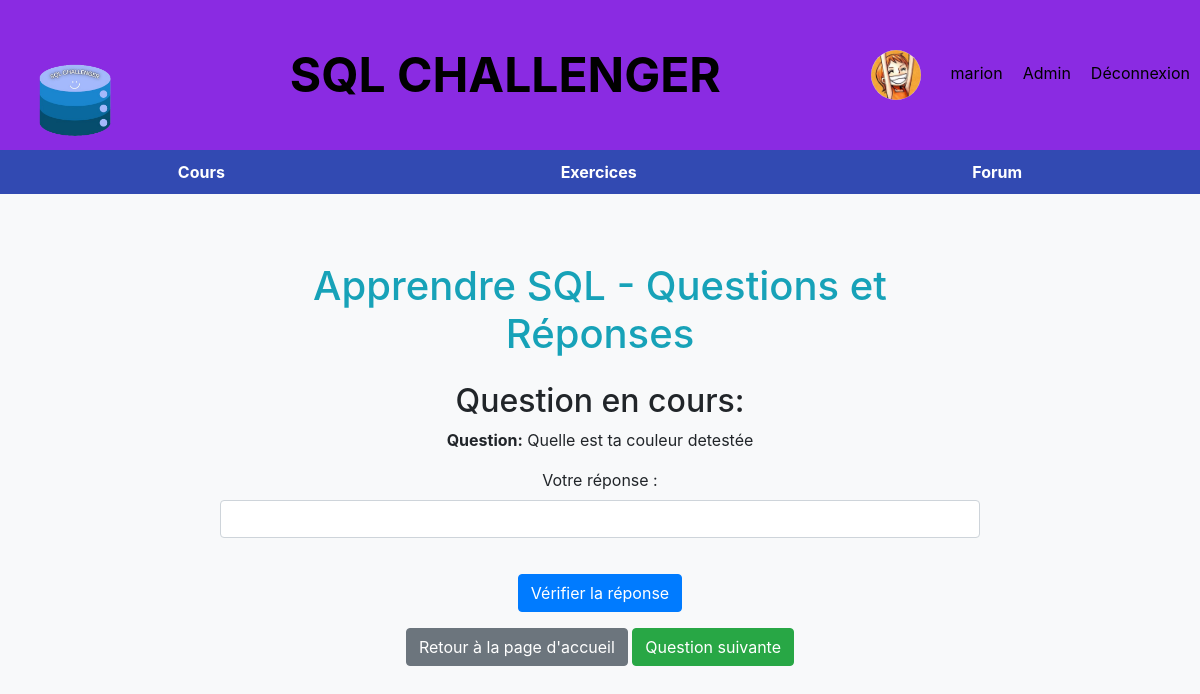
The app's page /exercices.php (signed in) with its own data.
### tables this page shows
CREATE TABLE "utilisateurs" (
	"id"	INTEGER,
	"nom"	TEXT,
	"prenom"	TEXT,
	"email"	TEXT,
	password TEXT, adresse TEXT, username TEXT, level INT DEFAULT 0, photo_path TEXT, admin BOOLEAN DEFAULT false,
	PRIMARY KEY("id")
);

CREATE TABLE questions (
    id INTEGER PRIMARY KEY,
    question TEXT,
    reponse TEXT
, level INTEGER default 0, bdd VARCHAR(150));

### header.php (called while the page is built, shortened)
<?php
if (isset($_SESSION['username'])) {
    $username = $_SESSION['username'];
    $bdd = new SQLite3('database.sqlite');
    $query = "SELECT photo_path, admin FROM utilisateurs WHERE username = :username";
    $stmt = $bdd->prepare($query);
    $stmt->bindParam(':username', $username, SQLITE3_TEXT);
    $result = $stmt->execute();
    $userData = $result->fetchArray(SQLITE3_ASSOC);
} else {
    header('Location: connexion.php');
    exit();
}
?>

### exercices.php (the view, shortened to what this page needs)
<?php
include('header.php');
$bdd = new SQLite3('database.sqlite');
$resultat = $bdd->query('SELECT * FROM questions');
$questionIndex = $_SESSION['question_index'];
if (isset($_SESSION['questions'][$questionIndex])) {
    $currentQuestion = $_SESSION['questions'][$questionIndex];
} else {
    header("Location: index.php");
    exit;
}
?>
<!DOCTYPE html>
<html lang="en">
<head>
    <link rel="stylesheet" href="https://stackpath.bootstrapcdn.com/bootstrap/4.5.2/css/bootstrap.min.css">
    <link rel="stylesheet" href="style/header_menu.css">
</head>
<body>
    <div class="header">
        <div class="logo">
            <img src="img/logo.png" alt="Logo SQL CHALLENGER">
        </div>
        <div class="header-title text-center">SQL CHALLENGER</div>
        <div class="header-links">
            <?php
            if (isset($_SESSION['username'])) {
                if (!empty($userData['photo_path'])) {
                    echo '<img src="' . $userData['photo_path'] . '" alt="Photo de profil" class="profile-photo">';
                }
                echo '<a href="account.php">' . $username . '</a>';
                if ($userData['admin']) {
                    echo '<a href="back_office.php">Admin</a>';
                }
                echo '<a href="logout.php">Déconnexion</a>';
            } else {
                echo '<a href="connexion.php">Connexion</a>';
                echo '<a href="inscription.php">Inscription</a>';
            }
            ?>
        </div>
    </div>
    <div class="menu">
        <a href="cours.php">Cours</a>
        <a href="exercices.php">Exercices</a>
        <a href="forum.php">Forum</a>
    </div>
    <div class="container mt-5">
        <h1 class="text-center text-info mb-4">Apprendre SQL - Questions et Réponses</h1>
        <?php
        echo '<h2>Question en cours:</h2>';
        echo '<p><strong>Question:</strong> ' . $currentQuestion['question'] . '</p>';
        ?>
        <form action="exercices.php" method="post">
            <div class="form-group">
                <label for="reponse">Votre réponse :</label>
                <input type="text" class="form-control" id="reponse" name="reponse" required>
            </div>
            <button type="submit" class="btn btn-primary">Vérifier la réponse</button>
        </form>
        <a href="index.php" class="btn btn-secondary mt-3">Retour à la page d'accueil</a>
        <?php
        $nextQuestionIndex = $questionIndex + 1;
        if (isset($_SESSION['questions'][$nextQuestionIndex])) {
            echo '<a href="exercices.php" class="btn btn-success mt-3">Question suivante</a>';
        }
        ?>
    </div>
</body>
</html>

### style/header_menu.css (style rules this page uses)
body { background-color: #f8f9fa; }
.container { max-width: 800px; margin: 0 auto; padding: 20px; text-align: center; }
.header { background-color: blueviolet; color: #000000; padding: 10px; display: flex; justify-content: space-between; align-items: center; }
.header-title { font-size: 3rem; font-weight: bold; flex: 1; text-align: center; }
.header-links a { text-decoration: none; color: #000000; margin-left: 20px; }
.menu { background-color: #324AB2; color: #000000; padding: 10px; display: flex; justify-content: space-around; }
.menu a { text-decoration: none; color: #ffffff; font-weight: bold; }
.btn { margin-top: 20px; }
.logo img { max-height: 130px; max-width: 150%; }
.profile-photo { width: 50px; height: 50px; border-radius: 50%; margin-right: 10px; }

### records on screen
utilisateurs: photo_path (picture)
questions: question "Quelle est ta couleur detestée"

### other values on screen
$username "marion"
